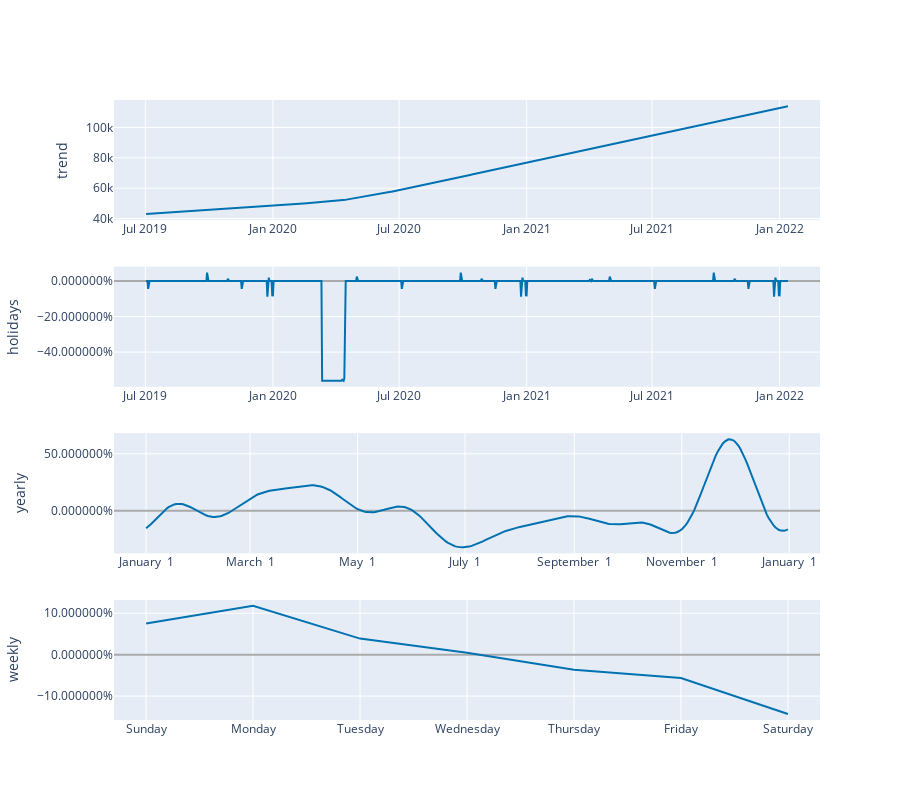

The notebook cell saved with this chart:
### Code cell
plot_components_plotly(m, forecast)

### Figure 1 — Plotly figure (JSON) as saved in the notebook; plotly's stock layout.template omitted (floating-point values rounded to 4 significant figures; data arrays with more than 128 entries replaced by an {"elided": "..."} marker saying what was removed)
{"data": [{"line": {"color": "#0072B2", "width": 2}, "mode": "lines", "name": "trend", "type": "scatter", "x": {"elided": "923 str values"}, "xaxis": "x", "y": {"elided": "923 float values"}, "yaxis": "y"}, {"line": {"color": "rgba(0, 114, 178, 0.2)", "width": 0}, "mode": "lines", "name": "trend_upper", "type": "scatter", "x": {"elided": "923 str values"}, "xaxis": "x", "y": {"elided": "923 float values"}, "yaxis": "y"}, {"fill": "tonexty", "fillcolor": "rgba(0, 114, 178, 0.2)", "line": {"color": "rgba(0, 114, 178, 0.2)", "width": 0}, "mode": "lines", "name": "trend_lower", "type": "scatter", "x": {"elided": "923 str values"}, "xaxis": "x", "y": {"elided": "923 float values"}, "yaxis": "y"}, {"line": {"color": "#0072B2", "width": 2}, "mode": "lines", "name": "holidays", "text": {"elided": "923 str values"}, "type": "scatter", "x": {"elided": "923 str values"}, "xaxis": "x2", "y": {"elided": "923 float values"}, "yaxis": "y2"}, {"line": {"color": "#0072B2", "width": 2}, "mode": "lines", "name": "yearly", "type": "scatter", "x": {"elided": "365 str values"}, "xaxis": "x3", "y": {"elided": "365 float values"}, "yaxis": "y3"}, {"line": {"color": "#0072B2", "width": 2}, "mode": "lines", "name": "weekly", "type": "scatter", "x": ["2017-01-01T00:00:00", "2017-01-02T00:00:00", "2017-01-03T00:00:00", "2017-01-04T00:00:00", "2017-01-05T00:00:00", "2017-01-06T00:00:00", "2017-01-07T00:00:00"], "xaxis": "x4", "y": [0.07494, 0.1177, 0.03872, 0.004868, -0.03659, -0.05651, -0.1431], "yaxis": "y4"}], "layout": {"height": 800, "showlegend": false, "width": 900, "xaxis": {"anchor": "y", "domain": [0, 1], "range": ["2019-05-16T16:48:00", "2022-02-28T07:12:00"], "type": "date"}, "xaxis2": {"anchor": "y2", "domain": [0, 1], "range": ["2019-05-16T16:48:00", "2022-02-28T07:12:00"], "type": "date"}, "xaxis3": {"anchor": "y3", "domain": [0, 1], "range": ["2016-12-13T18:54:02.958904115", "2018-01-18T11:04:57.863013581"], "tickformat": "%B %e", "type": "date"}, "xaxis4": {"anchor": "y4", "domain": [0, 1], "range": ["2016-12-31T16:48:00", "2017-01-07T07:12:00"], "tickformat": "%A", "type": "date"}, "yaxis": {"anchor": "x", "autorange": true, "domain": [0.8063, 1], "range": [38950.0, 118100.0], "rangemode": "normal", "title": {"text": "trend"}, "type": "linear", "zerolinecolor": "#AAA"}, "yaxis2": {"anchor": "x2", "autorange": true, "domain": [0.5375, 0.7312], "hoverformat": ".2%", "range": [-0.5948, 0.08101], "rangemode": "tozero", "tickformat": "%", "title": {"text": "holidays"}, "type": "linear", "zerolinecolor": "#AAA"}, "yaxis3": {"anchor": "x3", "autorange": true, "domain": [0.2687, 0.4625], "hoverformat": ".2%", "range": [-0.3739, 0.6799], "tickformat": "%", "title": {"text": "yearly"}, "type": "linear", "zerolinecolor": "#AAA"}, "yaxis4": {"anchor": "x4", "autorange": true, "domain": [0, 0.1938], "hoverformat": ".2%", "range": [-0.1576, 0.1322], "tickformat": "%", "title": {"text": "weekly"}, "type": "linear", "zerolinecolor": "#AAA"}}}
